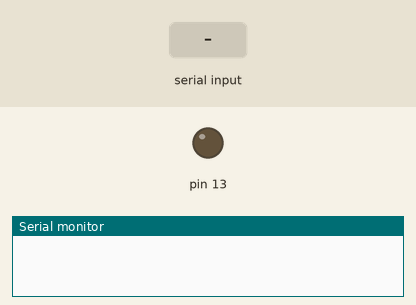
Simulated run of this sketch. Board: Arduino Uno, built for the host (arithmetic inside an expression is 32-bit, double 64-bit). On the bench: output pins drawn as LEDs (lit = HIGH), the last lines printed to the serial monitor. The test bench sets the inputs (shaded band).

Above: at 1.2 s.
1.3 s: "1" received over the second serial link
At 3.5 s:
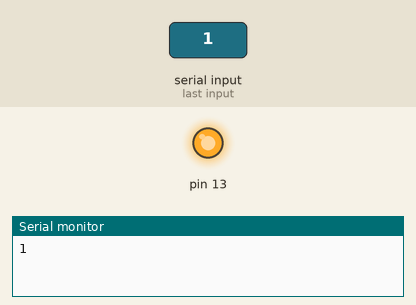
3.8 s: "0" received over the second serial link
At 5.6 s:
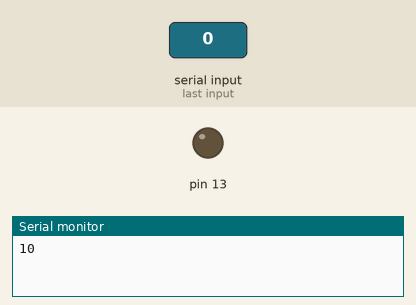
Timing chart, 0 to 7.1 s (numbered marks = the images above; inputs shaded):
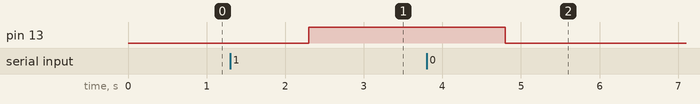

Measured:
- after the input at 1.3 s, pin 13: LOW → HIGH after 1.0 s
- after the input at 3.8 s, pin 13: HIGH → LOW after 1.0 s

The sketch:

ble_hyeonjoo2_message.ino
```cpp
#include <SoftwareSerial.h>

SoftwareSerial BTSerial(4, 5);
String dev = "HJ02";

void setup() {
  Serial.begin(9600);
  BTSerial.begin(9600);
  pinMode(13, OUTPUT);
}

void loop() {
  if (BTSerial.available()){
    String data = BTSerial.readString();
    Serial.print(data);
    BTSerial.print(data);


    if(data == '1'){
      digitalWrite(13, HIGH);

      //String toSend = dev + "_ON";
      //Serial.print(toSend);
      //BTSerial.print(toSend);
    }

    else if(data == '0'){
      digitalWrite(13, LOW);

      //String toSend = dev + "_OFF";
      //Serial.print(toSend);
      //BTSerial.print(toSend);
    }
  }
}
```
